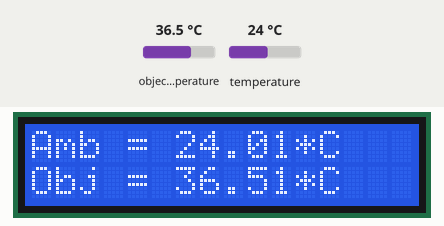
A sketch run on a simulated Arduino Uno, built with avr-gcc and run on an emulated ATmega328P. Parts: 16×2 character LCD. The inputs (shaded band) are chosen by the test bench; at power-on: object temperature 36.5 °C, temperature 24 °C.

Above: at 1.2 s.
1.3 s: object temperature set to 20 °C
At 2.1 s:
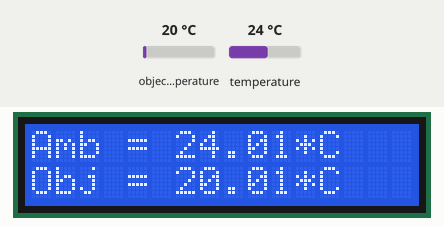
3.0 s: temperature set to 12 °C
At 3.9 s:
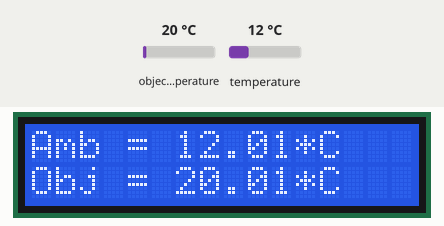
4.5 s: object temperature set to 26 °C
At 5.6 s:
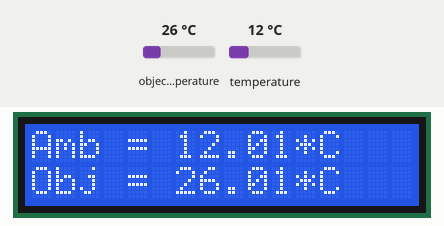
6.1 s: temperature set to 19 °C
At 7.4 s:
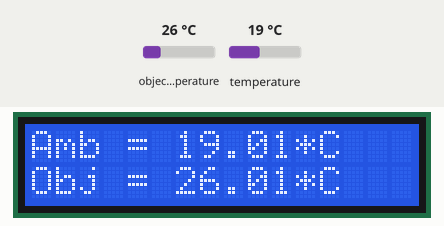
Timing chart, 0 to 8.6 s (numbered marks = the images above; inputs shaded):
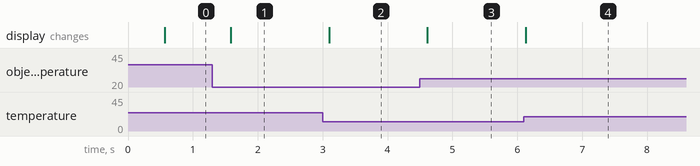

The sketch:

temp_lcd.ino
```cpp
#include <LiquidCrystal.h>
#include <Wire.h>
#include <Adafruit_MLX90614.h>

Adafruit_MLX90614 mlx = Adafruit_MLX90614();

LiquidCrystal lcd(9, 8, 4, 5, 6, 7);

void setup() {
  lcd.begin(16, 2);
  Serial.begin(9600);

  mlx.begin();
}

void loop() {
    delay(500);
    lcd.setCursor(0,0);
    lcd.print("Amb = "); lcd.print(mlx.readAmbientTempC());lcd.print("*C");
    lcd.setCursor(0,1);
    lcd.print("Obj = "); lcd.print(mlx.readObjectTempC()); lcd.print("*C");
}
```

Measured:
- after the input at 1.3 s, the display: changes after 0.28 s (image 1)
- after the input at 3.0 s, the display: changes after 0.10 s (image 2)
- after the input at 4.5 s, the display: changes after 0.12 s (image 3)
- after the input at 6.1 s, the display: changes at once (image 4)
